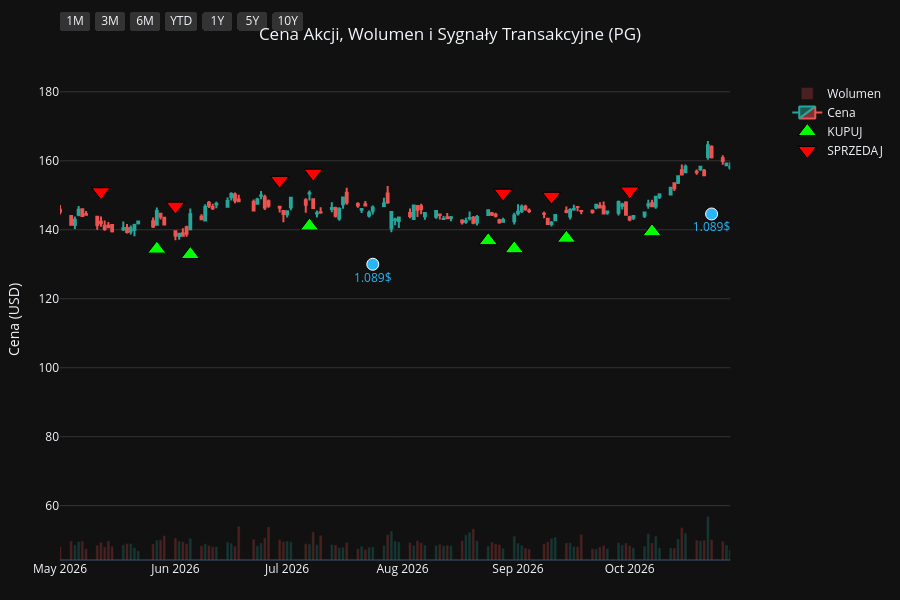
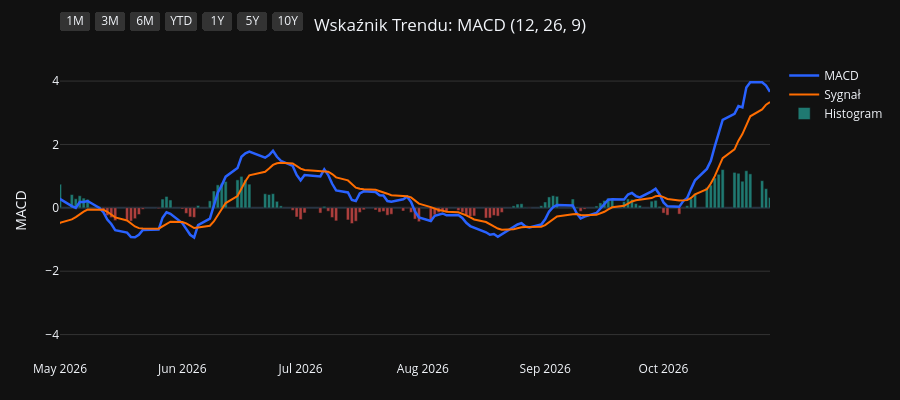
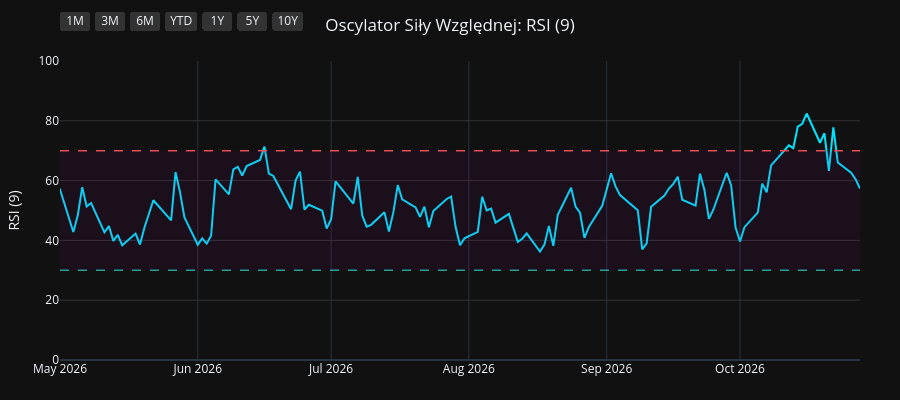
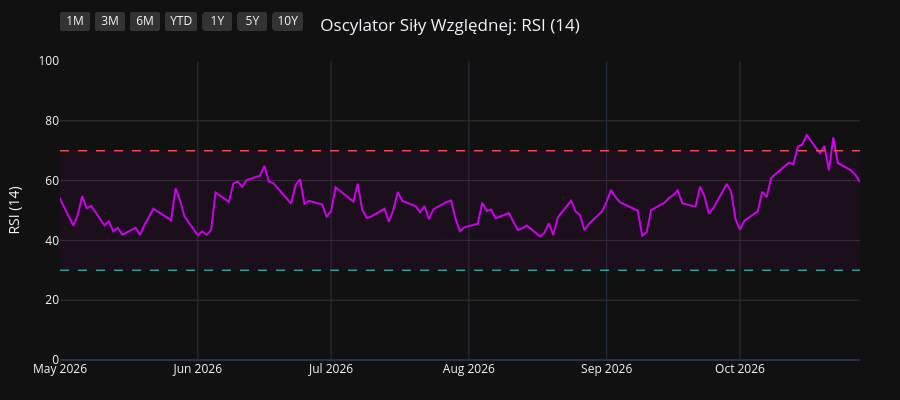

Write notebook code for charts like these, in order.
### Code cell
import os
import yfinance as yf
import pandas as pd
import pandas_ta as ta
import plotly.graph_objects as go
from plotly.subplots import make_subplots

# 1. Pobranie i przygotowanie danych
symbol = os.environ.get("STOCK_TICKER", "").strip().upper()
if not symbol:
    raise RuntimeError("Set STOCK_TICKER before running price_extractor.ipynb")
df = yf.Ticker(symbol).history(period="10y")
df.index = df.index.tz_localize(None)

# Wskaźniki i sygnały
df.ta.macd(fast=12, slow=26, signal=9, append=True)
df.ta.rsi(length=9, append=True)
df.ta.rsi(length=14, append=True)
df.ta.rsi(length=21, append=True)
df.dropna(inplace=True)

macd = df['MACD_12_26_9']
signal = df['MACDs_12_26_9']
wczorajszy_macd = macd.shift(1)
wczorajszy_signal = signal.shift(1)

df['Decyzja'] = 'BRAK'
df.loc[(macd > signal) & (wczorajszy_macd <= wczorajszy_signal), 'Decyzja'] = 'KUPUJ'
df.loc[(macd < signal) & (wczorajszy_macd >= wczorajszy_signal), 'Decyzja'] = 'SPRZEDAJ'

df_kupuj = df[df['Decyzja'] == 'KUPUJ']
df_sprzedaj = df[df['Decyzja'] == 'SPRZEDAJ']
df_dywidendy = df[df['Dividends'] > 0]
df_splity = df[df['Stock Splits'] > 0]

# Wspólna konfiguracja osi X
konfiguracja_osi_x = dict(
    type="date",
    showspikes=True, spikemode="across", spikesnap="cursor", spikedash="dot", spikecolor="#ffffff", spikethickness=1, hoverformat="%Y-%m-%d",
    rangeselector=dict(
        buttons=list([
            dict(count=1, label="1M", step="month", stepmode="backward"),
            dict(count=3, label="3M", step="month", stepmode="backward"),
            dict(count=6, label="6M", step="month", stepmode="backward"),
            dict(count=1, label="YTD", step="year", stepmode="todate"),
            dict(count=1, label="1Y", step="year", stepmode="backward"),
            dict(count=5, label="5Y", step="year", stepmode="backward"),
            dict(step="all", label="10Y")
        ]),
        bgcolor="#333333", activecolor="#2962ff", x=0, y=1.1
    )
)

# ==========================================
# WYKRES 1: CENA + WOLUMEN + SYGNAŁY
# ==========================================
fig1 = make_subplots(specs=[[{"secondary_y": True}]])

kolory_wolumenu = ['#26a69a' if row['Close'] >= row['Open'] else '#ef5350' for index, row in df.iterrows()]
fig1.add_trace(go.Bar(x=df.index, y=df['Volume'], marker_color=kolory_wolumenu, opacity=0.25, name='Wolumen'), secondary_y=True)
fig1.add_trace(go.Candlestick(x=df.index, open=df['Open'], high=df['High'], low=df['Low'], close=df['Close'], name='Cena', increasing_line_color='#26a69a', decreasing_line_color='#ef5350'), secondary_y=False)
fig1.add_trace(go.Scatter(x=df_kupuj.index, y=df_kupuj['Low'] * 0.95, customdata=df_kupuj[['Low', 'High']], mode='markers', marker=dict(symbol='triangle-up', size=16, color='#00ff00', line=dict(width=1, color='black')), name='KUPUJ', hovertemplate='KUPUJ<br>Najniższa: %{customdata[0]:.2f}<br>Najwyższa: %{customdata[1]:.2f}<extra></extra>'), secondary_y=False)
fig1.add_trace(go.Scatter(x=df_sprzedaj.index, y=df_sprzedaj['High'] * 1.05, customdata=df_sprzedaj[['Low', 'High']], mode='markers', marker=dict(symbol='triangle-down', size=16, color='#ff0000', line=dict(width=1, color='black')), name='SPRZEDAJ', hovertemplate='SPRZEDAJ<br>Najniższa: %{customdata[0]:.2f}<br>Najwyższa: %{customdata[1]:.2f}<extra></extra>'), secondary_y=False)

if not df_dywidendy.empty:
    fig1.add_trace(go.Scatter(x=df_dywidendy.index, y=df_dywidendy['Low'] * 0.90, mode='markers+text', marker=dict(symbol='circle', size=12, color='#29b6f6', line=dict(width=1, color='white')), text=df_dywidendy['Dividends'].apply(lambda x: f"{x}$"), textposition="bottom center", name='Dywidenda', showlegend=False, hovertemplate='Dywidenda: %{text}<extra></extra>', textfont=dict(color="#29b6f6")), secondary_y=False)
if not df_splity.empty:
                    fig1.add_trace(go.Scatter(x=df_splity.index, y=df_splity['High'], mode='markers+text', marker=dict(symbol='star', size=16, color='#ffee58', line=dict(width=1, color='black')), text=df_splity['Stock Splits'].apply(lambda x: f"{x:g}:1" if x >= 1 else f"1:{1 / x:g}"), textposition="top center", name='Split', hovertemplate='%{text}<extra></extra>', textfont=dict(color="#ffee58")), secondary_y=False)

fig1.update_layout(title=dict(text=f"Cena Akcji, Wolumen i Sygnały Transakcyjne ({symbol})", x=0.5, xanchor='center'), dragmode='pan', xaxis_rangeslider_visible=False, template='plotly_dark', height=600, hovermode='x unified', margin=dict(l=60, r=40, t=60, b=40))
fig1.update_xaxes(**konfiguracja_osi_x)
fig1.update_xaxes(range=[df.index.max() - pd.Timedelta(days=180), df.index.max()])
fig1.update_yaxes(title_text="Cena (USD)", secondary_y=False, gridcolor='#333333')
fig1.update_yaxes(range=[0, df['Volume'].max() * 4], showgrid=False, showticklabels=False, secondary_y=True)
fig1.show(config={'scrollZoom': True})

# ==========================================
# WYKRES 2: WSKAŹNIK MACD
# ==========================================
fig2 = go.Figure()
fig2.add_trace(go.Scatter(x=df.index, y=df['MACD_12_26_9'], line=dict(color='#2962ff', width=2.5), name='MACD'))
fig2.add_trace(go.Scatter(x=df.index, y=df['MACDs_12_26_9'], line=dict(color='#ff6d00', width=2), name='Sygnał'))
kolory_macd = ['#26a69a' if val >= 0 else '#ef5350' for val in df['MACDh_12_26_9']]
fig2.add_trace(go.Bar(x=df.index, y=df['MACDh_12_26_9'], marker_color=kolory_macd, name='Histogram', opacity=0.7))
fig2.update_layout(title=dict(text="Wskaźnik Trendu: MACD (12, 26, 9)", x=0.5, xanchor='center'), dragmode='pan', xaxis_rangeslider_visible=False, template='plotly_dark', height=400, hovermode='x unified', margin=dict(l=60, r=40, t=60, b=40))
fig2.update_xaxes(**konfiguracja_osi_x)
fig2.update_xaxes(range=[df.index.max() - pd.Timedelta(days=180), df.index.max()])
fig2.update_yaxes(title_text="MACD", gridcolor='#333333')
fig2.show(config={'scrollZoom': True})

# ==========================================
# WYKRES 3: OSCYLATOR RSI (9)
# ==========================================
fig3 = go.Figure()
fig3.add_trace(go.Scatter(x=df.index, y=df['RSI_9'], line=dict(color='#00e5ff', width=2), name='RSI (9)'))
fig3.add_hline(y=70, line_dash="dash", line_color="#ef5350", line_width=1.5)
fig3.add_hline(y=30, line_dash="dash", line_color="#26a69a", line_width=1.5)
fig3.add_hrect(y0=30, y1=70, line_width=0, fillcolor="purple", opacity=0.1)
fig3.update_layout(title=dict(text="Oscylator Siły Względnej: RSI (9)", x=0.5, xanchor='center'), dragmode='pan', xaxis_rangeslider_visible=False, template='plotly_dark', height=400, hovermode='x unified', margin=dict(l=60, r=40, t=60, b=40))
fig3.update_xaxes(**konfiguracja_osi_x)
fig3.update_xaxes(range=[df.index.max() - pd.Timedelta(days=180), df.index.max()])
fig3.update_yaxes(title_text="RSI (9)", range=[0, 100], gridcolor='#333333')
fig3.show(config={'scrollZoom': True})

# ==========================================
# WYKRES 4: OSCYLATOR RSI (14)
# ==========================================
fig4 = go.Figure()
fig4.add_trace(go.Scatter(x=df.index, y=df['RSI_14'], line=dict(color='#d500f9', width=2), name='RSI (14)'))
fig4.add_hline(y=70, line_dash="dash", line_color="#ef5350", line_width=1.5)
fig4.add_hline(y=30, line_dash="dash", line_color="#26a69a", line_width=1.5)
fig4.add_hrect(y0=30, y1=70, line_width=0, fillcolor="purple", opacity=0.1)
fig4.update_layout(title=dict(text="Oscylator Siły Względnej: RSI (14)", x=0.5, xanchor='center'), dragmode='pan', xaxis_rangeslider_visible=False, template='plotly_dark', height=400, hovermode='x unified', margin=dict(l=60, r=40, t=60, b=40))
fig4.update_xaxes(**konfiguracja_osi_x)
fig4.update_xaxes(range=[df.index.max() - pd.Timedelta(days=180), df.index.max()])
fig4.update_yaxes(title_text="RSI (14)", range=[0, 100], gridcolor='#333333')
fig4.show(config={'scrollZoom': True})

# ==========================================
# WYKRES 5: OSCYLATOR RSI (21)
# ==========================================
fig5 = go.Figure()
fig5.add_trace(go.Scatter(x=df.index, y=df['RSI_21'], line=dict(color='#64dd17', width=2), name='RSI (21)'))
fig5.add_hline(y=70, line_dash="dash", line_color="#ef5350", line_width=1.5)
fig5.add_hline(y=30, line_dash="dash", line_color="#26a69a", line_width=1.5)
fig5.add_hrect(y0=30, y1=70, line_width=0, fillcolor="purple", opacity=0.1)
fig5.update_layout(title=dict(text="Oscylator Siły Względnej: RSI (21)", x=0.5, xanchor='center'), dragmode='pan', xaxis_rangeslider_visible=False, template='plotly_dark', height=400, hovermode='x unified', margin=dict(l=60, r=40, t=60, b=40))
fig5.update_xaxes(**konfiguracja_osi_x)
fig5.update_xaxes(range=[df.index.max() - pd.Timedelta(days=180), df.index.max()])
fig5.update_yaxes(title_text="RSI (21)", range=[0, 100], gridcolor='#333333')
fig5.show(config={'scrollZoom': True})

### Figure 1 — Plotly figure (JSON) as saved in the notebook; plotly's stock layout.template omitted (floating-point values rounded to 4 significant figures; data arrays with more than 128 entries replaced by an {"elided": "..."} marker saying what was removed)
{"data": [{"marker": {"color": {"elided": "2479 str values"}}, "name": "Wolumen", "opacity": 0.25, "type": "bar", "x": {"elided": "2479 str values"}, "xaxis": "x", "y": {"elided": "2479 int values"}, "yaxis": "y2"}, {"close": {"elided": "2479 float values"}, "decreasing": {"line": {"color": "#ef5350"}}, "high": {"elided": "2479 float values"}, "increasing": {"line": {"color": "#26a69a"}}, "low": {"elided": "2479 float values"}, "name": "Cena", "open": {"elided": "2479 float values"}, "type": "candlestick", "x": {"elided": "2479 str values"}, "xaxis": "x", "yaxis": "y"}, {"customdata": {"elided": "103x2 float values"}, "hovertemplate": "KUPUJ<br>Najniższa: %{customdata[0]:.2f}<br>Najwyższa: %{customdata[1]:.2f}<extra></extra>", "marker": {"color": "#00ff00", "line": {"color": "black", "width": 1}, "size": 16, "symbol": "triangle-up"}, "mode": "markers", "name": "KUPUJ", "type": "scatter", "x": ["2017-01-17T00:00:00", "2017-02-15T00:00:00", "2017-04-18T00:00:00", "2017-04-25T00:00:00", "2017-05-19T00:00:00", "2017-07-18T00:00:00", "2017-09-20T00:00:00", "2017-10-13T00:00:00", "2017-11-08T00:00:00", "2018-01-22T00:00:00", "2018-02-20T00:00:00", "2018-02-22T00:00:00", "2018-03-02T00:00:00", "2018-03-28T00:00:00", "2018-05-09T00:00:00", "2018-07-27T00:00:00", "2018-08-16T00:00:00", "2018-09-19T00:00:00", "2018-10-19T00:00:00", "2018-12-14T00:00:00", "2019-01-18T00:00:00", "2019-01-23T00:00:00", "2019-03-14T00:00:00", "2019-04-08T00:00:00", "2019-04-15T00:00:00", "2019-05-16T00:00:00", "2019-06-07T00:00:00", "2019-07-03T00:00:00", "2019-07-30T00:00:00", "2019-08-16T00:00:00", "2019-08-27T00:00:00", "2019-09-26T00:00:00", "2019-10-23T00:00:00", "2019-11-19T00:00:00", "2019-11-26T00:00:00", "2020-01-15T00:00:00", "2020-02-05T00:00:00", "2020-02-21T00:00:00", "2020-03-30T00:00:00", "2020-05-28T00:00:00", "2020-07-01T00:00:00", "2020-08-25T00:00:00", "2020-10-06T00:00:00", "2020-11-06T00:00:00", "2020-11-12T00:00:00", "2020-12-17T00:00:00", "2021-02-10T00:00:00", "2021-03-08T00:00:00", "2021-05-10T00:00:00", "2021-06-28T00:00:00", "2021-08-13T00:00:00", "2021-09-14T00:00:00", "2021-10-11T00:00:00", "2021-10-26T00:00:00", "2021-12-06T00:00:00", "2022-02-03T00:00:00", "2022-03-18T00:00:00", "2022-06-02T00:00:00", "2022-06-23T00:00:00", "2022-07-25T00:00:00", "2022-08-03T00:00:00", "2022-10-17T00:00:00", "2023-02-17T00:00:00", "2023-04-21T00:00:00", "2023-06-13T00:00:00", "2023-07-20T00:00:00", "2023-09-18T00:00:00", "2023-10-16T00:00:00", "2023-11-30T00:00:00", "2023-12-28T00:00:00", "2024-02-23T00:00:00", "2024-04-19T00:00:00", "2024-06-10T00:00:00", "2024-06-18T00:00:00", "2024-07-17T00:00:00", "2024-08-05T00:00:00", "2024-08-20T00:00:00", "2024-08-30T00:00:00", "2024-10-15T00:00:00", "2024-11-13T00:00:00", "2025-01-22T00:00:00", "2025-02-21T00:00:00", "2025-04-01T00:00:00", "2025-04-14T00:00:00", "2025-05-15T00:00:00", "2025-07-02T00:00:00", "2025-07-22T00:00:00", "2025-08-11T00:00:00", "2025-09-17T00:00:00", "2025-10-20T00:00:00", "2025-11-13T00:00:00", "2025-11-18T00:00:00", "2025-12-16T00:00:00", "2026-01-12T00:00:00", "2026-02-23T00:00:00", "2026-04-08T00:00:00", "2026-05-27T00:00:00", "2026-06-05T00:00:00", "2026-07-07T00:00:00", "2026-08-24T00:00:00", "2026-08-31T00:00:00", "2026-09-14T00:00:00", "2026-10-07T00:00:00"], "xaxis": "x", "y": [60.75, 65.56, 65.95, 65.81, 63.02, 64.34, 69.56, 68.64, 64.83, 68.32, 61.02, 60.34, 59.02, 58.67, 54.49, 60.91, 63.09, 64.21, 65.62, 74.25, 70.95, 72.97, 78.5, 80.67, 81.67, 83.66, 84.56, 87.78, 93.85, 92.9, 94.62, 97.58, 96.86, 96.3, 95.73, 99.38, 100.3, 100.8, 88.13, 92.5, 95.72, 111.6, 112.5, 116.0, 114.9, 112.4, 104.9, 102.7, 111.9, 111.1, 118.4, 120.3, 117.7, 118.0, 125.4, 135.7, 124.5, 120.4, 117.3, 121.1, 119.8, 107.0, 117.6, 133.9, 125.0, 129.2, 133.9, 126.9, 131.7, 127.3, 141.4, 136.5, 147.6, 148.4, 148.7, 149.0, 150.3, 151.7, 154.5, 149.0, 147.9, 150.1, 153.0, 150.0, 144.5, 145.6, 142.0, 140.6, 145.2, 138.7, 136.3, 134.3, 133.5, 130.8, 149.0, 131.9, 134.4, 132.8, 141.1, 136.8, 134.5, 137.6, 139.4], "yaxis": "y"}, {"customdata": {"elided": "103x2 float values"}, "hovertemplate": "SPRZEDAJ<br>Najniższa: %{customdata[0]:.2f}<br>Najwyższa: %{customdata[1]:.2f}<extra></extra>", "marker": {"color": "#ff0000", "line": {"color": "black", "width": 1}, "size": 16, "symbol": "triangle-down"}, "mode": "markers", "name": "SPRZEDAJ", "type": "scatter", "x": ["2017-01-10T00:00:00", "2017-02-14T00:00:00", "2017-03-02T00:00:00", "2017-04-21T00:00:00", "2017-04-26T00:00:00", "2017-06-27T00:00:00", "2017-08-23T00:00:00", "2017-09-21T00:00:00", "2017-10-20T00:00:00", "2018-01-02T00:00:00", "2018-01-23T00:00:00", "2018-02-21T00:00:00", "2018-03-01T00:00:00", "2018-03-22T00:00:00", "2018-04-19T00:00:00", "2018-07-19T00:00:00", "2018-08-10T00:00:00", "2018-08-23T00:00:00", "2018-09-25T00:00:00", "2018-11-20T00:00:00", "2018-12-17T00:00:00", "2019-01-22T00:00:00", "2019-02-25T00:00:00", "2019-04-04T00:00:00", "2019-04-10T00:00:00", "2019-04-23T00:00:00", "2019-05-22T00:00:00", "2019-06-27T00:00:00", "2019-07-23T00:00:00", "2019-08-05T00:00:00", "2019-08-23T00:00:00", "2019-09-10T00:00:00", "2019-10-02T00:00:00", "2019-11-05T00:00:00", "2019-11-22T00:00:00", "2019-12-23T00:00:00", "2020-01-31T00:00:00", "2020-02-11T00:00:00", "2020-02-24T00:00:00", "2020-04-29T00:00:00", "2020-06-24T00:00:00", "2020-08-19T00:00:00", "2020-08-26T00:00:00", "2020-10-22T00:00:00", "2020-11-09T00:00:00", "2020-11-18T00:00:00", "2021-01-13T00:00:00", "2021-02-26T00:00:00", "2021-04-14T00:00:00", "2021-05-27T00:00:00", "2021-08-11T00:00:00", "2021-08-23T00:00:00", "2021-09-16T00:00:00", "2021-10-21T00:00:00", "2021-11-30T00:00:00", "2022-01-06T00:00:00", "2022-02-07T00:00:00", "2022-05-02T00:00:00", "2022-06-09T00:00:00", "2022-07-20T00:00:00", "2022-07-29T00:00:00", "2022-08-24T00:00:00", "2022-12-15T00:00:00", "2023-04-18T00:00:00", "2023-05-04T00:00:00", "2023-07-11T00:00:00", "2023-08-14T00:00:00", "2023-09-20T00:00:00", "2023-11-20T00:00:00", "2023-12-05T00:00:00", "2024-02-12T00:00:00", "2024-02-26T00:00:00", "2024-05-23T00:00:00", "2024-06-12T00:00:00", "2024-06-25T00:00:00", "2024-07-30T00:00:00", "2024-08-15T00:00:00", "2024-08-28T00:00:00", "2024-09-18T00:00:00", "2024-10-23T00:00:00", "2024-12-09T00:00:00", "2025-02-18T00:00:00", "2025-03-12T00:00:00", "2025-04-04T00:00:00", "2025-04-24T00:00:00", "2025-06-06T00:00:00", "2025-07-09T00:00:00", "2025-07-31T00:00:00", "2025-09-15T00:00:00", "2025-09-18T00:00:00", "2025-11-04T00:00:00", "2025-11-17T00:00:00", "2025-12-04T00:00:00", "2026-01-05T00:00:00", "2026-02-19T00:00:00", "2026-03-03T00:00:00", "2026-05-12T00:00:00", "2026-06-01T00:00:00", "2026-06-29T00:00:00", "2026-07-08T00:00:00", "2026-08-28T00:00:00", "2026-09-10T00:00:00", "2026-10-01T00:00:00"], "xaxis": "x", "y": [67.59, 71.18, 73.9, 72.59, 73.17, 72.65, 75.93, 77.44, 74.27, 75.89, 75.04, 68.05, 65.95, 64.49, 63.57, 67.09, 69.26, 70.82, 71.51, 80.16, 82.47, 79.03, 86.53, 89.3, 90.45, 90.32, 92.87, 95.66, 101.3, 101.5, 104.9, 105.8, 108.0, 105.1, 106.0, 110.6, 112.2, 111.6, 111.9, 105.0, 105.0, 122.1, 124.8, 128.5, 132.3, 127.9, 124.3, 115.0, 123.0, 126.1, 131.4, 133.3, 133.2, 130.3, 137.1, 152.5, 150.6, 151.2, 137.1, 134.6, 133.8, 138.3, 143.8, 144.3, 150.0, 142.8, 151.8, 149.2, 146.5, 148.0, 153.8, 157.3, 165.2, 164.7, 165.9, 160.5, 167.7, 169.2, 173.8, 169.2, 172.7, 165.8, 171.9, 173.6, 162.0, 166.3, 159.2, 154.0, 160.6, 161.1, 152.5, 151.0, 150.4, 144.2, 164.4, 166.7, 151.0, 146.8, 154.3, 156.4, 150.6, 149.7, 151.2], "yaxis": "y"}, {"hovertemplate": "Dywidenda: %{text}<extra></extra>", "marker": {"color": "#29b6f6", "line": {"color": "white", "width": 1}, "size": 12, "symbol": "circle"}, "mode": "markers+text", "name": "Dywidenda", "showlegend": false, "text": ["0.67$", "0.69$", "0.69$", "0.69$", "0.69$", "0.717$", "0.717$", "0.717$", "0.717$", "0.746$", "0.746$", "0.746$", "0.746$", "0.791$", "0.791$", "0.791$", "0.791$", "0.87$", "0.87$", "0.87$", "0.87$", "0.913$", "0.913$", "0.913$", "0.913$", "0.941$", "0.941$", "0.941$", "0.941$", "1.007$", "1.007$", "1.007$", "1.007$", "1.057$", "1.057$", "1.057$", "1.057$", "1.089$", "1.089$", "1.089$"], "textfont": {"color": "#29b6f6"}, "textposition": "bottom center", "type": "scatter", "x": ["2017-01-18T00:00:00", "2017-04-19T00:00:00", "2017-07-19T00:00:00", "2017-10-19T00:00:00", "2018-01-18T00:00:00", "2018-04-19T00:00:00", "2018-07-19T00:00:00", "2018-10-18T00:00:00", "2019-01-17T00:00:00", "2019-04-17T00:00:00", "2019-07-18T00:00:00", "2019-10-17T00:00:00", "2020-01-23T00:00:00", "2020-04-23T00:00:00", "2020-07-23T00:00:00", "2020-10-22T00:00:00", "2021-01-21T00:00:00", "2021-04-22T00:00:00", "2021-07-22T00:00:00", "2021-10-21T00:00:00", "2022-01-20T00:00:00", "2022-04-21T00:00:00", "2022-07-21T00:00:00", "2022-10-20T00:00:00", "2023-01-19T00:00:00", "2023-04-20T00:00:00", "2023-07-20T00:00:00", "2023-10-19T00:00:00", "2024-01-18T00:00:00", "2024-04-18T00:00:00", "2024-07-19T00:00:00", "2024-10-18T00:00:00", "2025-01-24T00:00:00", "2025-04-21T00:00:00", "2025-07-18T00:00:00", "2025-10-24T00:00:00", "2026-01-23T00:00:00", "2026-04-24T00:00:00", "2026-07-24T00:00:00", "2026-10-23T00:00:00"], "xaxis": "x", "y": [58.5, 62.37, 61.53, 64.49, 63.94, 53.4, 56.56, 58.6, 66.71, 78.33, 85.91, 87.78, 93.68, 90.04, 96.4, 108.9, 101.3, 104.8, 107.5, 110.1, 127.4, 129.9, 111.9, 102.7, 116.1, 123.5, 122.4, 122.4, 122.9, 131.3, 141.6, 143.5, 139.9, 141.7, 133.4, 132.5, 131.9, 131.0, 130.0, 144.6], "yaxis": "y"}], "layout": {"dragmode": "pan", "height": 600, "hovermode": "x unified", "margin": {"b": 40, "l": 60, "r": 40, "t": 60}, "title": {"text": "Cena Akcji, Wolumen i Sygnały Transakcyjne (PG)", "x": 0.5, "xanchor": "center"}, "xaxis": {"anchor": "y", "domain": [0.0, 0.94], "hoverformat": "%Y-%m-%d", "range": ["2026-05-01T00:00:00", "2026-10-28T00:00:00"], "rangeselector": {"activecolor": "#2962ff", "bgcolor": "#333333", "buttons": [{"count": 1, "label": "1M", "step": "month", "stepmode": "backward"}, {"count": 3, "label": "3M", "step": "month", "stepmode": "backward"}, {"count": 6, "label": "6M", "step": "month", "stepmode": "backward"}, {"count": 1, "label": "YTD", "step": "year", "stepmode": "todate"}, {"count": 1, "label": "1Y", "step": "year", "stepmode": "backward"}, {"count": 5, "label": "5Y", "step": "year", "stepmode": "backward"}, {"label": "10Y", "step": "all"}], "x": 0, "y": 1.1}, "rangeslider": {"visible": false}, "showspikes": true, "spikecolor": "#ffffff", "spikedash": "dot", "spikemode": "across", "spikesnap": "cursor", "spikethickness": 1, "type": "date"}, "yaxis": {"anchor": "x", "domain": [0.0, 1.0], "gridcolor": "#333333", "title": {"text": "Cena (USD)"}}, "yaxis2": {"anchor": "x", "overlaying": "y", "range": [0, 242483600], "showgrid": false, "showticklabels": false, "side": "right"}}}

### Figure 2 — Plotly figure (JSON) as saved in the notebook; plotly's stock layout.template omitted (floating-point values rounded to 4 significant figures; data arrays with more than 128 entries replaced by an {"elided": "..."} marker saying what was removed)
{"data": [{"line": {"color": "#2962ff", "width": 2.5}, "name": "MACD", "type": "scatter", "x": {"elided": "2479 str values"}, "y": {"elided": "2479 float values"}}, {"line": {"color": "#ff6d00", "width": 2}, "name": "Sygnał", "type": "scatter", "x": {"elided": "2479 str values"}, "y": {"elided": "2479 float values"}}, {"marker": {"color": {"elided": "2479 str values"}}, "name": "Histogram", "opacity": 0.7, "type": "bar", "x": {"elided": "2479 str values"}, "y": {"elided": "2479 float values"}}], "layout": {"dragmode": "pan", "height": 400, "hovermode": "x unified", "margin": {"b": 40, "l": 60, "r": 40, "t": 60}, "title": {"text": "Wskaźnik Trendu: MACD (12, 26, 9)", "x": 0.5, "xanchor": "center"}, "xaxis": {"hoverformat": "%Y-%m-%d", "range": ["2026-05-01T00:00:00", "2026-10-28T00:00:00"], "rangeselector": {"activecolor": "#2962ff", "bgcolor": "#333333", "buttons": [{"count": 1, "label": "1M", "step": "month", "stepmode": "backward"}, {"count": 3, "label": "3M", "step": "month", "stepmode": "backward"}, {"count": 6, "label": "6M", "step": "month", "stepmode": "backward"}, {"count": 1, "label": "YTD", "step": "year", "stepmode": "todate"}, {"count": 1, "label": "1Y", "step": "year", "stepmode": "backward"}, {"count": 5, "label": "5Y", "step": "year", "stepmode": "backward"}, {"label": "10Y", "step": "all"}], "x": 0, "y": 1.1}, "rangeslider": {"visible": false}, "showspikes": true, "spikecolor": "#ffffff", "spikedash": "dot", "spikemode": "across", "spikesnap": "cursor", "spikethickness": 1, "type": "date"}, "yaxis": {"gridcolor": "#333333", "title": {"text": "MACD"}}}}

### Figure 3 — Plotly figure (JSON) as saved in the notebook; plotly's stock layout.template omitted (floating-point values rounded to 4 significant figures; data arrays with more than 128 entries replaced by an {"elided": "..."} marker saying what was removed)
{"data": [{"line": {"color": "#00e5ff", "width": 2}, "name": "RSI (9)", "type": "scatter", "x": {"elided": "2479 str values"}, "y": {"elided": "2479 float values"}}], "layout": {"dragmode": "pan", "height": 400, "hovermode": "x unified", "margin": {"b": 40, "l": 60, "r": 40, "t": 60}, "shapes": [{"line": {"color": "#ef5350", "dash": "dash", "width": 1.5}, "type": "line", "x0": 0, "x1": 1, "xref": "x domain", "y0": 70, "y1": 70, "yref": "y"}, {"line": {"color": "#26a69a", "dash": "dash", "width": 1.5}, "type": "line", "x0": 0, "x1": 1, "xref": "x domain", "y0": 30, "y1": 30, "yref": "y"}, {"fillcolor": "purple", "line": {"width": 0}, "opacity": 0.1, "type": "rect", "x0": 0, "x1": 1, "xref": "x domain", "y0": 30, "y1": 70, "yref": "y"}], "title": {"text": "Oscylator Siły Względnej: RSI (9)", "x": 0.5, "xanchor": "center"}, "xaxis": {"hoverformat": "%Y-%m-%d", "range": ["2026-05-01T00:00:00", "2026-10-28T00:00:00"], "rangeselector": {"activecolor": "#2962ff", "bgcolor": "#333333", "buttons": [{"count": 1, "label": "1M", "step": "month", "stepmode": "backward"}, {"count": 3, "label": "3M", "step": "month", "stepmode": "backward"}, {"count": 6, "label": "6M", "step": "month", "stepmode": "backward"}, {"count": 1, "label": "YTD", "step": "year", "stepmode": "todate"}, {"count": 1, "label": "1Y", "step": "year", "stepmode": "backward"}, {"count": 5, "label": "5Y", "step": "year", "stepmode": "backward"}, {"label": "10Y", "step": "all"}], "x": 0, "y": 1.1}, "rangeslider": {"visible": false}, "showspikes": true, "spikecolor": "#ffffff", "spikedash": "dot", "spikemode": "across", "spikesnap": "cursor", "spikethickness": 1, "type": "date"}, "yaxis": {"gridcolor": "#333333", "range": [0, 100], "title": {"text": "RSI (9)"}}}}

### Figure 4 — Plotly figure (JSON) as saved in the notebook; plotly's stock layout.template omitted (floating-point values rounded to 4 significant figures; data arrays with more than 128 entries replaced by an {"elided": "..."} marker saying what was removed)
{"data": [{"line": {"color": "#d500f9", "width": 2}, "name": "RSI (14)", "type": "scatter", "x": {"elided": "2479 str values"}, "y": {"elided": "2479 float values"}}], "layout": {"dragmode": "pan", "height": 400, "hovermode": "x unified", "margin": {"b": 40, "l": 60, "r": 40, "t": 60}, "shapes": [{"line": {"color": "#ef5350", "dash": "dash", "width": 1.5}, "type": "line", "x0": 0, "x1": 1, "xref": "x domain", "y0": 70, "y1": 70, "yref": "y"}, {"line": {"color": "#26a69a", "dash": "dash", "width": 1.5}, "type": "line", "x0": 0, "x1": 1, "xref": "x domain", "y0": 30, "y1": 30, "yref": "y"}, {"fillcolor": "purple", "line": {"width": 0}, "opacity": 0.1, "type": "rect", "x0": 0, "x1": 1, "xref": "x domain", "y0": 30, "y1": 70, "yref": "y"}], "title": {"text": "Oscylator Siły Względnej: RSI (14)", "x": 0.5, "xanchor": "center"}, "xaxis": {"hoverformat": "%Y-%m-%d", "range": ["2026-05-01T00:00:00", "2026-10-28T00:00:00"], "rangeselector": {"activecolor": "#2962ff", "bgcolor": "#333333", "buttons": [{"count": 1, "label": "1M", "step": "month", "stepmode": "backward"}, {"count": 3, "label": "3M", "step": "month", "stepmode": "backward"}, {"count": 6, "label": "6M", "step": "month", "stepmode": "backward"}, {"count": 1, "label": "YTD", "step": "year", "stepmode": "todate"}, {"count": 1, "label": "1Y", "step": "year", "stepmode": "backward"}, {"count": 5, "label": "5Y", "step": "year", "stepmode": "backward"}, {"label": "10Y", "step": "all"}], "x": 0, "y": 1.1}, "rangeslider": {"visible": false}, "showspikes": true, "spikecolor": "#ffffff", "spikedash": "dot", "spikemode": "across", "spikesnap": "cursor", "spikethickness": 1, "type": "date"}, "yaxis": {"gridcolor": "#333333", "range": [0, 100], "title": {"text": "RSI (14)"}}}}
